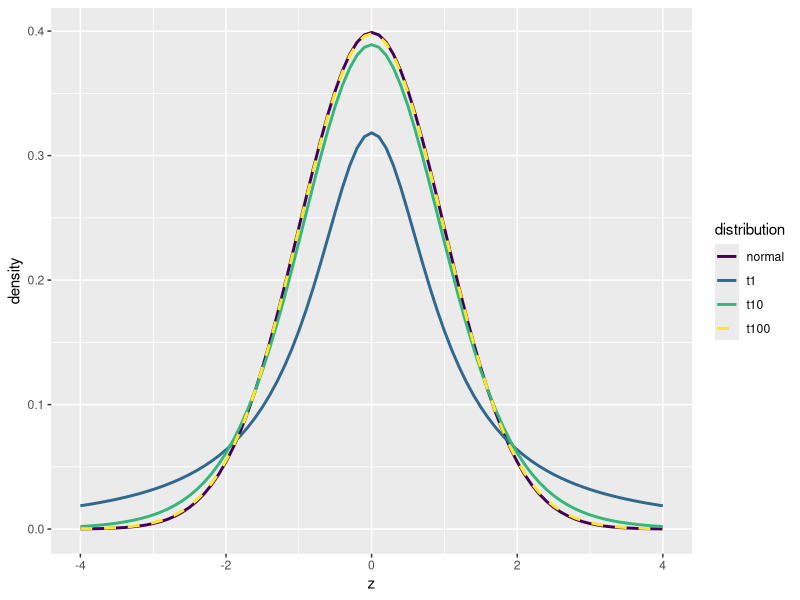
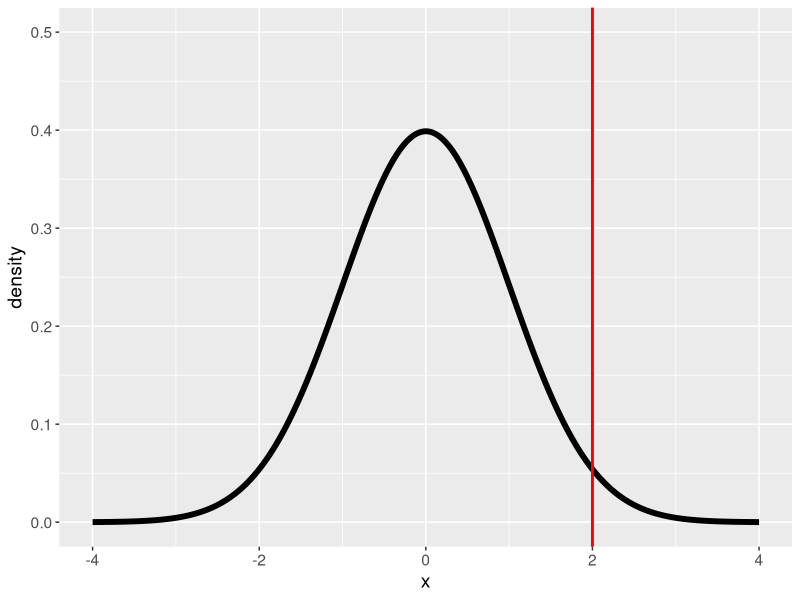

Write the R code that produced these figures, in order.
## ---- chunk 1
library(tidyverse)
## ---- chunk 2
tibble(z = seq(-4, 4, .1),         
       t1 = dt(z, 1),       
       t10 = dt(z, 10),     
       t100 = dt(z, 100),     
       normal = dnorm(z)) %>% 
  pivot_longer(-z, names_to = "distribution", values_to = "density") %>%  
  ggplot(aes(x=z, y=density, color=distribution, linetype=distribution)) +  
  geom_line(linewidth=1) +  
  scale_linetype_manual(values = c(rep("solid", 3), "dashed")) +
  scale_color_viridis_d()
## ---- chunk 3
#| echo: false
#| eval: true

distDft1000 <- data.frame(x=seq(-4,4,0.01)) %>%
  mutate(normal=dt(x, df=1000), Distribution='t (df=1000)')

p2 <-ggplot(distDft1000,aes(x=x, y=normal)) + 
  geom_line(size=2) + 
  ylab('density') + 
  ylim(0, 0.5) + 
  theme(text = element_text(size=14)) +
  theme(legend.position=c(0.2, 0.8),
        legend.title = element_text(size = 20),
        legend.text = element_text(size = 20)) + 
  geom_vline(xintercept = 2,color='red',size=1)


p2
